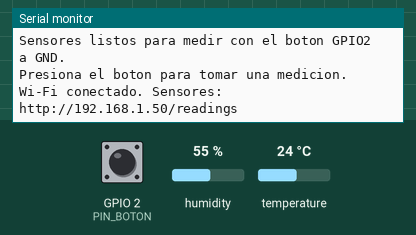
This sketch was run on a simulated ESP32. On the bench: the last lines printed to the serial monitor. The inputs (shaded band) are chosen by the test bench; at power-on: GPIO 2 (PIN_BOTON) HIGH, humidity 55 %, temperature 24 °C. WiFi joins after 1.5 s; servers stay silent unless stated; I2S audio is not simulated (input reads silence); random numbers use the default seed unless the sketch sets one; EEPROM starts erased.

Above: at 2.3 s.
2.4 s: GPIO 2 (PIN_BOTON) pulled LOW for 0.15 s
At 3.4 s:
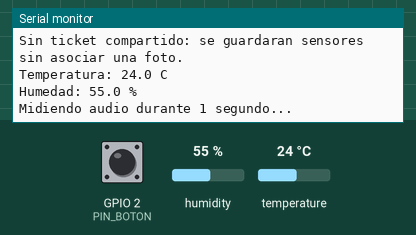
4.0 s: GPIO 2 (PIN_BOTON) pulled LOW for 1 s
At 4.6 s:
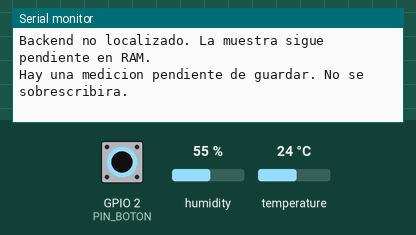

The sketch:

prueba_boton.ino
```cpp
// Una medicion por pulsacion. ESP32 Dev Module, Arduino-ESP32 2.0.17.
// Boton: GPIO2 a GND. DHT11: DATA GPIO32.
// INMP441: SCK 26, WS 25, SD 33, L/R GND, VDD 3V3, GND comun.
// Monitor serie: 115200. Boton compartido: sensores y foto se envian por separado.
#include <Arduino.h>
#include <DHT.h>
#include <driver/i2s.h>
#include <driver/gpio.h>
#include "audio_metrics.h"
#include <WiFi.h>
#include <HTTPClient.h>
#include <ESPmDNS.h>
#include <WebServer.h>
#include <ArduinoJson.h>
#include <Preferences.h>
#include "wifi_config.h"
#include <RobotLoroButton.h>
#include <soc/gpio_struct.h>

constexpr int PIN_BOTON = 2;
// Clasificacion relativa y ajustable; no es un limite ambiental en dBA.
constexpr float UMBRAL_RUIDO_DBFS = -35.0f;
constexpr uint32_t FRECUENCIA_AUDIO = 16000;
constexpr i2s_port_t PUERTO_AUDIO = I2S_NUM_0;
constexpr int PIN_DHT = 32;
DHT dht(PIN_DHT, DHT11);

unsigned long ultimaLecturaDht;
String deviceId;
String bootId;
uint32_t eventCounter = 0;
String pendingMeasurement;
String pendingEventId;
String lastReading;
uint32_t lastReadingMs = 0;
uint32_t lastSendAttempt = 0;
uint32_t lastWifiAttempt = 0;
bool networkReady = false;
WebServer sensorServer(80);
Preferences pendingStore;
ButtonInput sharedButton;
LoroButtonClient buttonClient;
portMUX_TYPE buttonMux = portMUX_INITIALIZER_UNLOCKED;

void IRAM_ATTR onButtonChange() {
  portENTER_CRITICAL_ISR(&buttonMux);
  sharedButton.recordLevel((GPIO.in & (1UL << PIN_BOTON)) != 0, millis());
  portEXIT_CRITICAL_ISR(&buttonMux);
}

void sendPending() {
  lastSendAttempt = millis();
  if (pendingMeasurement.isEmpty() || WiFi.status() != WL_CONNECTED) return;
  IPAddress backendIp;
  if (!backendIp.fromString(BACKEND_HOST)) backendIp = MDNS.queryHost(BACKEND_HOST, 2000);
  if (backendIp == IPAddress()) {
    Serial.println("Backend no localizado. La muestra sigue pendiente en RAM.");
    return;
  }
  WiFiClient client;
  HTTPClient http;
  http.setConnectTimeout(3000);
  http.setTimeout(5000);
  const String url = "http://" + backendIp.toString() + ":" + String(BACKEND_PORT) + "/api/measurements";
  if (!http.begin(client, url)) return;
  http.addHeader("Content-Type", "application/json");
  const int code = http.POST(pendingMeasurement);
  JsonDocument reply;
  const bool valid = (code == 200 || code == 201) && !deserializeJson(reply, http.getString());
  if (valid && reply["saved"].as<bool>() && reply["measurement"]["event_id"].as<String>() == pendingEventId) {
    Serial.printf("Medicion guardada en MySQL: %s\n", pendingEventId.c_str());
    const String photoStatus = reply["measurement"]["photo_status"].as<String>();
    if (photoStatus == "ok") Serial.println("Fotografia guardada en MySQL.");
    else if (photoStatus == "pending") Serial.println("Sensores guardados; foto pendiente del envio de la camara.");
    else Serial.println("Sensores guardados; fotografia no disponible.");
    pendingMeasurement = "";
    pendingEventId = "";
    pendingStore.remove("pending");
  } else {
    Serial.printf("Guardado NO confirmado (HTTP %d). Se reintentara con el mismo ID.\n", code);
  }
  http.end();
}

void handleNetwork() {
  if (WiFi.status() == WL_CONNECTED) {
    if (!networkReady) {
      if (!MDNS.begin("esp32sensores")) Serial.println("No se pudo iniciar mDNS.");
      sensorServer.begin();
      networkReady = true;
      Serial.printf("Wi-Fi conectado. Sensores: http://%s/readings\n", WiFi.localIP().toString().c_str());
    }
    sensorServer.handleClient();
    buttonClient.pollClock();
    if (!pendingMeasurement.isEmpty() && static_cast<uint32_t>(millis() - lastSendAttempt) >= 10000) sendPending();
  } else {
    if (networkReady) {
      sensorServer.stop();
      MDNS.end();
      networkReady = false;
    }
    if (static_cast<uint32_t>(millis() - lastWifiAttempt) >= 10000) {
      lastWifiAttempt = millis();
      WiFi.reconnect();
    }
  }
}

bool medirAudio(AudioMetrics &resultado) {
  i2s_config_t config = {};
  config.mode = static_cast<i2s_mode_t>(I2S_MODE_MASTER | I2S_MODE_RX);
  config.sample_rate = FRECUENCIA_AUDIO;
  config.bits_per_sample = I2S_BITS_PER_SAMPLE_32BIT;
  // Slot derecho: seleccion comprobada con el cableado de este proyecto.
  config.channel_format = I2S_CHANNEL_FMT_ONLY_RIGHT;
  config.communication_format = I2S_COMM_FORMAT_STAND_I2S;
  config.intr_alloc_flags = ESP_INTR_FLAG_LEVEL1;
  config.dma_buf_count = 8;
  config.dma_buf_len = 256;
  if (i2s_driver_install(PUERTO_AUDIO, &config, 0, nullptr) != ESP_OK) {
    Serial.println("Error: no se pudo iniciar I2S.");
    return false;
  }
  i2s_pin_config_t pins = {};
  pins.mck_io_num = I2S_PIN_NO_CHANGE;
  pins.bck_io_num = 26;
  pins.ws_io_num = 25;
  pins.data_out_num = I2S_PIN_NO_CHANGE;
  pins.data_in_num = 33;
  if (i2s_set_pin(PUERTO_AUDIO, &pins) != ESP_OK) {
    i2s_driver_uninstall(PUERTO_AUDIO);
    Serial.println("Error: no se pudieron configurar los pines I2S.");
    return false;
  }
  gpio_pulldown_en(GPIO_NUM_33);

  // Descarta 400 ms de arranque y mide el siguiente segundo de audio.
  constexpr size_t DESCARTAR = FRECUENCIA_AUDIO * 4 / 10;
  constexpr size_t TOTAL = DESCARTAR + FRECUENCIA_AUDIO;
  size_t recibidas = 0;
  int32_t buffer[256];
  AudioAccumulator acumulador;
  const uint32_t inicio = millis();
  bool correcto = true;
  while (recibidas < TOTAL) {
    if (static_cast<uint32_t>(millis() - inicio) > 4000) {
      correcto = false;
      break;
    }
    size_t bytes = 0;
    if (i2s_read(PUERTO_AUDIO, buffer, sizeof(buffer), &bytes,
                 pdMS_TO_TICKS(100)) != ESP_OK) {
      correcto = false;
      break;
    }
    for (size_t i = 0; i < bytes / sizeof(int32_t) && recibidas < TOTAL; ++i) {
      if (recibidas >= DESCARTAR) acumulador.add(buffer[i]);
      ++recibidas;
    }
  }
  i2s_driver_uninstall(PUERTO_AUDIO);
  if (!correcto) {
    Serial.println("Error: no se completo la captura de audio.");
    return false;
  }
  resultado = acumulador.finish();
  return true;
}

void tomarMedicion(uint32_t pressedMillis) {
  if (!pendingMeasurement.isEmpty()) {
    sendPending();
    if (!pendingMeasurement.isEmpty()) {
      Serial.println("Hay una medicion pendiente de guardar. No se sobrescribira.");
      return;
    }
  }
  Serial.println("\n--- Nueva medicion ---");
  const String pressId = buttonClient.newPressId();
  // La camara ya no se empareja por hora: la marca solo guia la eleccion del
  // fotograma (tolera 1,5 s). Sin reloj, triggerMs=0 y el backend estampa la
  // hora del servidor: toda pulsacion obtiene ticket y foto.
  uint64_t triggerMs = 0;
  uint32_t error = 2000;
  if (buttonClient.clock.usableForEvent(pressedMillis, millis(), 2000)) {
    triggerMs = buttonClient.clock.timestamp(pressedMillis);
    error = buttonClient.clock.uncertainty(pressedMillis);
    if (!buttonClient.clock.ready(millis()))
      Serial.printf("Reloj impreciso (error=%lu ms); se registra igual para no perder la foto.\n",
                    static_cast<unsigned long>(error));
  } else {
    Serial.println("Reloj no disponible: el backend estampara la hora del servidor.");
  }
  String ticket = buttonClient.registerPress(pressId, triggerMs, error);
  if (ticket.isEmpty()) ticket = buttonClient.registerPress(pressId, triggerMs, error);
  if (ticket.isEmpty()) Serial.println("Sin ticket compartido: se guardaran sensores sin asociar una foto.");
  // Espera conservadora de 2 s entre lecturas y al arrancar.
  const uint32_t transcurrido = millis() - ultimaLecturaDht;
  if (transcurrido < 2000) delay(2000 - transcurrido);
  const float humedad = dht.readHumidity(true);
  const float temperatura = dht.readTemperature();
  ultimaLecturaDht = millis();
  if (isnan(humedad) || isnan(temperatura)) {
    Serial.println("DHT11: lectura no valida; el audio se medira por separado.");
  } else {
    Serial.printf("Temperatura: %.1f C\nHumedad: %.1f %%\n", temperatura, humedad);
  }
  Serial.println("Midiendo audio durante 1 segundo...");
  AudioMetrics audio;
  const bool audioOk = medirAudio(audio) && audio.valid;
  if (audioOk) {
    Serial.printf("Nivel de audio: %.1f dBFS\nRMS: %.8f\n", audio.dbfs, audio.rms);
    Serial.printf("Ruido: %s (relativo al umbral de %.1f dBFS)\n",
                  audio.dbfs >= UMBRAL_RUIDO_DBFS ? "ALTO" : "BAJO", UMBRAL_RUIDO_DBFS);
    Serial.printf("Saturacion: %s\n", audio.clipped ? "SI" : "NO");
    Serial.println("Nivel digital sin calibracion SPL; no es dBA.");
  } else {
    Serial.println("INMP441: sin lectura valida; se guardara como fallo de sensor.");
  }
  JsonDocument reading;
  ++eventCounter;
  pendingEventId = ticket.isEmpty() ? deviceId + "-" + bootId + "-" + String(eventCounter) : ticket;
  reading["event_id"] = pendingEventId;
  reading["photo_mode"] = ticket.isEmpty() ? "none" : "push";
  if (!ticket.isEmpty()) reading["press_id"] = pressId;
  reading["device_id"] = deviceId;
  reading["uptime_ms"] = millis();
  const bool dhtOk = !isnan(temperatura) && !isnan(humedad);
  reading["dht_ok"] = dhtOk;
  if (dhtOk) {
    reading["temperature_c"] = temperatura;
    reading["humidity_pct"] = humedad;
  } else {
    reading["temperature_c"] = nullptr;
    reading["humidity_pct"] = nullptr;
  }
  reading["sound_ok"] = audioOk;
  if (audioOk) {
    reading["sound_rms"] = audio.rms;
    reading["sound_dbfs"] = audio.dbfs;
    reading["sound_peak_dbfs"] = audio.dbfs;
  } else {
    reading["sound_rms"] = nullptr;
    reading["sound_dbfs"] = nullptr;
    reading["sound_peak_dbfs"] = nullptr;
  }
  reading["sound_threshold_dbfs"] = UMBRAL_RUIDO_DBFS;
  reading["sound_clipped"] = audioOk && audio.clipped;
  reading["audio_seconds"] = 1;
  reading["sound_source"] = "inmp441";
  reading["sound_level"] = nullptr;
  reading["sound_detected"] = audioOk && audio.dbfs >= UMBRAL_RUIDO_DBFS;
  reading["sound_activity_count"] = eventCounter;
  lastReadingMs = millis();
  pendingMeasurement = "";
  serializeJson(reading, pendingMeasurement);
  if (!pendingStore.putString("pending", pendingMeasurement)) {
    Serial.println("No se pudo respaldar el pendiente en flash; permanece en RAM.");
  }
  lastReading = pendingMeasurement;
  Serial.printf("Enviando sensores sin esperar la foto, evento %s\n", pendingEventId.c_str());
  sendPending();
  Serial.println("Medicion terminada. Suelta y vuelve a pulsar para medir otra vez.");
}

void setup() {
  Serial.begin(115200);
  pinMode(PIN_BOTON, INPUT_PULLUP);
  sharedButton.begin(digitalRead(PIN_BOTON) == HIGH, millis());
  attachInterrupt(digitalPinToInterrupt(PIN_BOTON), onButtonChange, CHANGE);
  dht.begin();
  ultimaLecturaDht = millis();

  pendingStore.begin("loro-event", false);
  pendingMeasurement = pendingStore.getString("pending", "");
  if (!pendingMeasurement.isEmpty()) {
    JsonDocument pending;
    if (!deserializeJson(pending, pendingMeasurement)) {
      pendingEventId = pending["event_id"].as<String>();
      Serial.println("Hay una medicion pendiente del arranque anterior; se reintentara.");
    } else {
      Serial.println("Pendiente en flash ilegible; no se puede reenviar.");
    }
  }

  WiFi.mode(WIFI_STA);
  WiFi.setHostname("esp32sensores");
  WiFi.setAutoReconnect(true);
  buttonClient.begin("sensors", BACKEND_HOST, BACKEND_PORT);
  deviceId = WiFi.macAddress();
  deviceId.replace(":", "");
  char boot[17];
  snprintf(boot, sizeof(boot), "%08lx%08lx", static_cast<unsigned long>(esp_random()), static_cast<unsigned long>(esp_random()));
  bootId = boot;
  WiFi.begin(WIFI_SSID, WIFI_PASSWORD);
  Serial.printf("Conectando a %s. Backend: %s:%u\n", WIFI_SSID, BACKEND_HOST, BACKEND_PORT);
  sensorServer.on("/readings", HTTP_GET, []() {
    if (lastReading.isEmpty()) {
      sensorServer.send(503, "application/json", "{\"error\":\"Presiona el boton para medir.\"}");
      return;
    }
    JsonDocument reading;
    deserializeJson(reading, lastReading);
    const uint32_t age = millis() - lastReadingMs;
    reading["sample_age_ms"] = age;
    reading["sound_age_ms"] = age;
    reading["uptime_ms"] = millis();
    if (age > 5000) {
      reading["sound_ok"] = false;
      reading["sound_rms"] = nullptr;
      reading["sound_dbfs"] = nullptr;
      reading["sound_peak_dbfs"] = nullptr;
    }
    String response;
    serializeJson(reading, response);
    sensorServer.sendHeader("Cache-Control", "no-store");
    sensorServer.send(200, "application/json", response);
  });

  Serial.println("\nSensores listos para medir con el boton GPIO2 a GND.");
  Serial.println("Presiona el boton para tomar una medicion.");
}

void loop() {
  portENTER_CRITICAL(&buttonMux);
  const bool pressed = sharedButton.poll(millis());
  const uint32_t pressedAt = sharedButton.pressedMillis();
  portEXIT_CRITICAL(&buttonMux);
  if (pressed) tomarMedicion(pressedAt);
  handleNetwork();
  delay(1);
}
```

audio_metrics.h
```cpp
#pragma once
#include <cmath>
#include <cstddef>
#include <cstdint>
#include <climits>

struct AudioMetrics {
  bool valid = false;
  double rms = 0;
  double dbfs = -120;
  bool clipped = false;
  int32_t minPcm = 0;
  int32_t maxPcm = 0;
};

struct AudioSnapshot {
  bool ok;
  float rms;
  float dbfs;
  float peakDbfs;
  bool detected;
  bool clipped;
  uint32_t ageMs;
};

inline AudioSnapshot makeAudioSnapshot(const AudioMetrics &metrics, uint32_t age,
                                       bool detected, bool clipped, float peak) {
  AudioSnapshot result = {};
  result.ok = metrics.valid && age <= 500;
  result.rms = metrics.rms;
  result.dbfs = metrics.dbfs;
  result.peakDbfs = peak;
  // El evento pertenece al período; una avería posterior no lo borra.
  result.detected = detected;
  result.clipped = clipped;
  result.ageMs = age;
  return result;
}

// INMP441: PCM de 24 bits en los bits superiores de una palabra I2S de 32.
class AudioAccumulator {
 public:
  void add(int32_t raw) {
    const int32_t pcm = raw >> 8;
    const double value = static_cast<double>(pcm) / 8388608.0;
    sum += value;
    squares += value * value;
    if (pcm < minimum) minimum = pcm;
    if (pcm > maximum) maximum = pcm;
    if (std::abs(value) >= 0.999) clipped = true;
    ++count;
  }
  AudioMetrics finish() const {
    AudioMetrics result;
    result.valid = count > 1 && minimum != maximum;
    result.clipped = clipped;
    result.minPcm = count ? minimum : 0;
    result.maxPcm = count ? maximum : 0;
    if (!result.valid) return result;
    const double mean = sum / count;
    const double variance = squares / count - mean * mean;
    result.rms = std::sqrt(variance > 0 ? variance : 0);
    result.dbfs = result.rms > 0.000001 ? 20.0 * std::log10(result.rms) : -120.0;
    return result;
  }
  size_t size() const { return count; }
  void reset() { *this = AudioAccumulator(); }

 private:
  size_t count = 0;
  double sum = 0;
  double squares = 0;
  int32_t minimum = INT32_MAX;
  int32_t maximum = INT32_MIN;
  bool clipped = false;
};
```

wifi_config.example.h
```cpp
#pragma once
// Ejecuta python3 firmware/configure_wifi.py para crear wifi_config.h.
constexpr char WIFI_SSID[] = "TU_RED_WIFI";
constexpr char WIFI_PASSWORD[] = "TU_CLAVE_WIFI";
constexpr char BACKEND_HOST[] = "NOMBRE_DE_LA_MAC_SIN_LOCAL_O_IP";
constexpr unsigned short BACKEND_PORT = 8000;
```

Measured:
- after the input at 2.4 s, the serial monitor: prints a new line after 0.10 s (image 1)
- after the input at 4.0 s, the serial monitor: prints a new line after 0.10 s (image 2)
